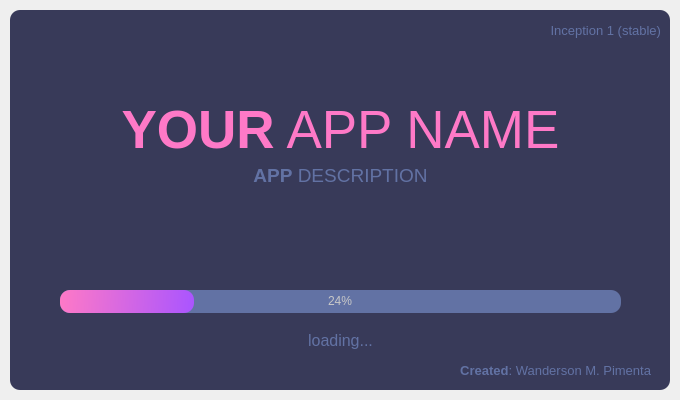
<?xml version="1.0" encoding="UTF-8"?>
<ui version="4.0">
 <class>SplashScreen</class>
 <widget class="QMainWindow" name="SplashScreen">
  <property name="geometry">
   <rect>
    <x>0</x>
    <y>0</y>
    <width>680</width>
    <height>400</height>
   </rect>
  </property>
  <property name="windowTitle">
   <string>MainWindow</string>
  </property>
  <widget class="QWidget" name="centralwidget">
   <layout class="QVBoxLayout" name="verticalLayout">
    <property name="spacing">
     <number>0</number>
    </property>
    <property name="leftMargin">
     <number>10</number>
    </property>
    <property name="topMargin">
     <number>10</number>
    </property>
    <property name="rightMargin">
     <number>10</number>
    </property>
    <property name="bottomMargin">
     <number>10</number>
    </property>
    <item>
     <widget class="QFrame" name="dropShadowFrame">
      <property name="styleSheet">
       <string notr="true">QFrame {	
	background-color: rgb(56, 58, 89);	
	color: rgb(220, 220, 220);
	border-radius: 10px;
}</string>
      </property>
      <property name="frameShape">
       <enum>QFrame::StyledPanel</enum>
      </property>
      <property name="frameShadow">
       <enum>QFrame::Raised</enum>
      </property>
      <widget class="QLabel" name="label_title">
       <property name="geometry">
        <rect>
         <x>0</x>
         <y>90</y>
         <width>661</width>
         <height>61</height>
        </rect>
       </property>
       <property name="font">
        <font>
         <family>Segoe UI</family>
         <pointsize>40</pointsize>
        </font>
       </property>
       <property name="styleSheet">
        <string notr="true">color: rgb(254, 121, 199);</string>
       </property>
       <property name="text">
        <string>&lt;strong&gt;YOUR&lt;/strong&gt; APP NAME</string>
       </property>
       <property name="alignment">
        <set>Qt::AlignCenter</set>
       </property>
      </widget>
      <widget class="QLabel" name="label_description">
       <property name="geometry">
        <rect>
         <x>0</x>
         <y>150</y>
         <width>661</width>
         <height>31</height>
        </rect>
       </property>
       <property name="font">
        <font>
         <family>Segoe UI</family>
         <pointsize>14</pointsize>
        </font>
       </property>
       <property name="styleSheet">
        <string notr="true">color: rgb(98, 114, 164);</string>
       </property>
       <property name="text">
        <string>&lt;strong&gt;APP&lt;/strong&gt; DESCRIPTION</string>
       </property>
       <property name="alignment">
        <set>Qt::AlignCenter</set>
       </property>
      </widget>
      <widget class="QProgressBar" name="progressBar">
       <property name="geometry">
        <rect>
         <x>50</x>
         <y>280</y>
         <width>561</width>
         <height>23</height>
        </rect>
       </property>
       <property name="styleSheet">
        <string notr="true">QProgressBar {
	
	background-color: rgb(98, 114, 164);
	color: rgb(200, 200, 200);
	border-style: none;
	border-radius: 10px;
	text-align: center;
}
QProgressBar::chunk{
	border-radius: 10px;
	background-color: qlineargradient(spread:pad, x1:0, y1:0.511364, x2:1, y2:0.523, stop:0 rgba(254, 121, 199, 255), stop:1 rgba(170, 85, 255, 255));
}</string>
       </property>
       <property name="value">
        <number>24</number>
       </property>
      </widget>
      <widget class="QLabel" name="label_loading">
       <property name="geometry">
        <rect>
         <x>0</x>
         <y>320</y>
         <width>661</width>
         <height>21</height>
        </rect>
       </property>
       <property name="font">
        <font>
         <family>Segoe UI</family>
         <pointsize>12</pointsize>
        </font>
       </property>
       <property name="styleSheet">
        <string notr="true">color: rgb(98, 114, 164);</string>
       </property>
       <property name="text">
        <string>loading...</string>
       </property>
       <property name="alignment">
        <set>Qt::AlignCenter</set>
       </property>
      </widget>
      <widget class="QLabel" name="label_credits">
       <property name="geometry">
        <rect>
         <x>20</x>
         <y>350</y>
         <width>621</width>
         <height>21</height>
        </rect>
       </property>
       <property name="font">
        <font>
         <family>Segoe UI</family>
         <pointsize>10</pointsize>
        </font>
       </property>
       <property name="styleSheet">
        <string notr="true">color: rgb(98, 114, 164);</string>
       </property>
       <property name="text">
        <string>&lt;strong&gt;Created&lt;/strong&gt;: Wanderson M. Pimenta</string>
       </property>
       <property name="alignment">
        <set>Qt::AlignRight|Qt::AlignTrailing|Qt::AlignVCenter</set>
       </property>
      </widget>
      <widget class="QLabel" name="label_credits_2">
       <property name="geometry">
        <rect>
         <x>30</x>
         <y>10</y>
         <width>621</width>
         <height>21</height>
        </rect>
       </property>
       <property name="font">
        <font>
         <family>Segoe UI</family>
         <pointsize>10</pointsize>
        </font>
       </property>
       <property name="styleSheet">
        <string notr="true">color: rgb(98, 114, 164);</string>
       </property>
       <property name="text">
        <string>&lt;html&gt;&lt;head/&gt;&lt;body&gt;&lt;p align=&quot;right&quot;&gt;Inception 1 (stable)&lt;/p&gt;&lt;/body&gt;&lt;/html&gt;</string>
       </property>
       <property name="alignment">
        <set>Qt::AlignRight|Qt::AlignTrailing|Qt::AlignVCenter</set>
       </property>
      </widget>
     </widget>
    </item>
   </layout>
  </widget>
 </widget>
 <resources/>
 <connections/>
</ui>
